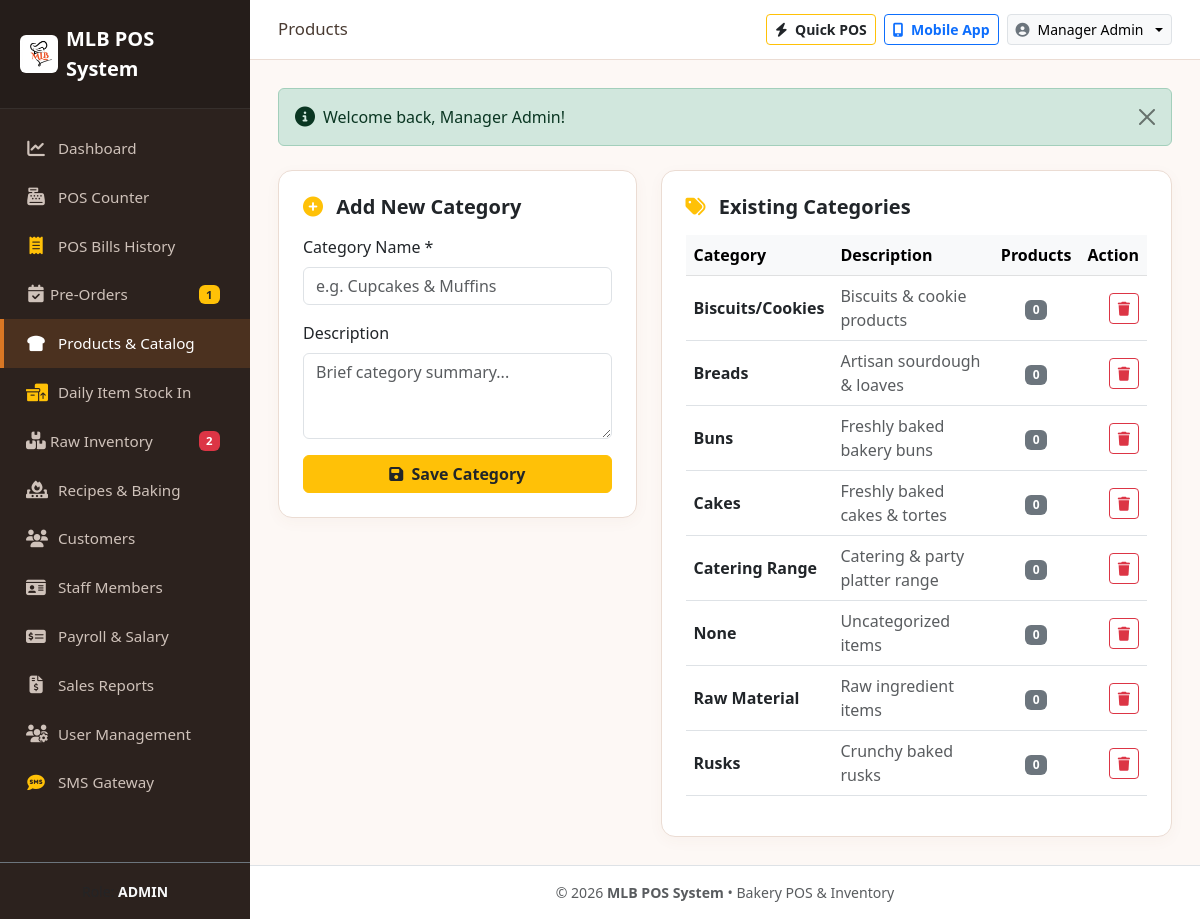
Page /modules/products/categories.php (signed in) on the committed database.
### tables this page shows
CREATE TABLE IF NOT EXISTS `categories` (
  `id` INT AUTO_INCREMENT PRIMARY KEY,
  `name` VARCHAR(100) NOT NULL,
  `description` TEXT DEFAULT NULL,
  `created_at` TIMESTAMP DEFAULT CURRENT_TIMESTAMP
);

### modules/products/categories.php (the view, shortened to what this page needs)
<?php
require_once __DIR__ . '/../../includes/header.php';
$db = getDB();
$categories = $db->query("SELECT c.*, COUNT(p.id) as product_count FROM categories c LEFT JOIN products p ON c.id = p.category_id GROUP BY c.id ORDER BY c.name ASC")->fetchAll();
?>
<div class="row g-4">
    <div class="col-md-5">
        <div class="card card-bakery p-4">
            <h5 class="fw-bold mb-3"><i class="fa-solid fa-plus-circle text-warning me-2"></i> Add New Category</h5>
            <form method="POST" action="">
                <div class="mb-3">
                    <label class="form-label font-weight-bold">Category Name *</label>
                    <input type="text" name="name" class="form-control" placeholder="e.g. Cupcakes & Muffins" required>
                </div>
                <div class="mb-3">
                    <label class="form-label font-weight-bold">Description</label>
                    <textarea name="description" class="form-control" rows="3" placeholder="Brief category summary..."></textarea>
                </div>
                <button type="submit" name="add_category" value="1" class="btn btn-warning text-dark fw-bold w-100">
                    <i class="fa-solid fa-save me-1"></i> Save Category
                </button>
            </form>
        </div>
    </div>
    <div class="col-md-7">
        <div class="card card-bakery p-4">
            <h5 class="fw-bold mb-3"><i class="fa-solid fa-tags text-warning me-2"></i> Existing Categories</h5>
            <div class="table-responsive">
                <table class="table table-hover align-middle">
                    <thead class="table-light">
                        <tr>
                            <th>Category</th>
                            <th>Description</th>
                            <th class="text-center">Products</th>
                            <th class="text-end">Action</th>
                        </tr>
                    </thead>
                    <tbody>
                        <?php foreach ($categories as $cat): ?>
                            <tr>
                                <td><strong><?php echo htmlspecialchars($cat['name']); ?></strong></td>
                                <td><span class="text-muted text-xs"><?php echo htmlspecialchars($cat['description'] ?? 'N/A'); ?></span></td>
                                <td class="text-center"><span class="badge bg-secondary"><?php echo $cat['product_count']; ?></span></td>
                                <td class="text-end">
                                    <form method="POST" action="" onsubmit="return confirm('Delete this category?');" class="d-inline">
                                        <button type="submit" name="delete_category" value="1" class="btn btn-sm btn-outline-danger">
                                            <i class="fa-solid fa-trash"></i>
                                        </button>
                                    </form>
                                </td>
                            </tr>
                        <?php endforeach; ?>
                    </tbody>
                </table>
            </div>
        </div>
    </div>
</div>
<?php require_once __DIR__ . '/../../includes/footer.php'; ?>

### assets/css/style.css (style rules this page uses)
:root { --bakery-primary: #d97724; --bakery-primary-dark: #b25310; --bakery-secondary: #8c4a27; --bakery-bg: #fdf8f5; --bakery-card-bg: #ffffff; --bakery-sidebar-bg: #2c221e; --bakery-sidebar-active: #d97724; --bakery-text: #4a3b32; --bakery-muted: #8d7a6e; }
body { background-color: var(--bakery-bg); color: var(--bakery-text); font-family: 'Segoe UI', system-ui, -apple-system, sans-serif; min-height: 100vh; display: flex; flex-direction: column; }
.card-bakery { background: var(--bakery-card-bg); border: 1px solid #ebdcd3; border-radius: 14px; box-shadow: 0 4px 15px rgba(140, 74, 39, 0.04); transition: transform 0.2s ease, box-shadow 0.2s ease; }

### rows in the picture
categories: name "Biscuits/Cookies", description "Biscuits & cookie products", product_count "0"
categories: name "Breads", description "Artisan sourdough & loaves", product_count "0"
categories: name "Buns", description "Freshly baked bakery buns", product_count "0"
categories: name "Cakes", description "Freshly baked cakes & tortes", product_count "0"
categories: name "Catering Range", description "Catering & party platter range", product_count "0"
categories: name "None", description "Uncategorized items", product_count "0"
categories: name "Raw Material", description "Raw ingredient items", product_count "0"
categories: name "Rusks", description "Crunchy baked rusks", product_count "0"

### other values in the picture
$pendingOrdersBadge "1"
$lowStockBadge "2"
str_replace('_', ' ', getCurrentUserRole()) "ADMIN"
$currentDir "Products"
getCurrentUserName() "Manager Admin"
$_SESSION['flash_' . $key] "Welcome back, Manager Admin!"
